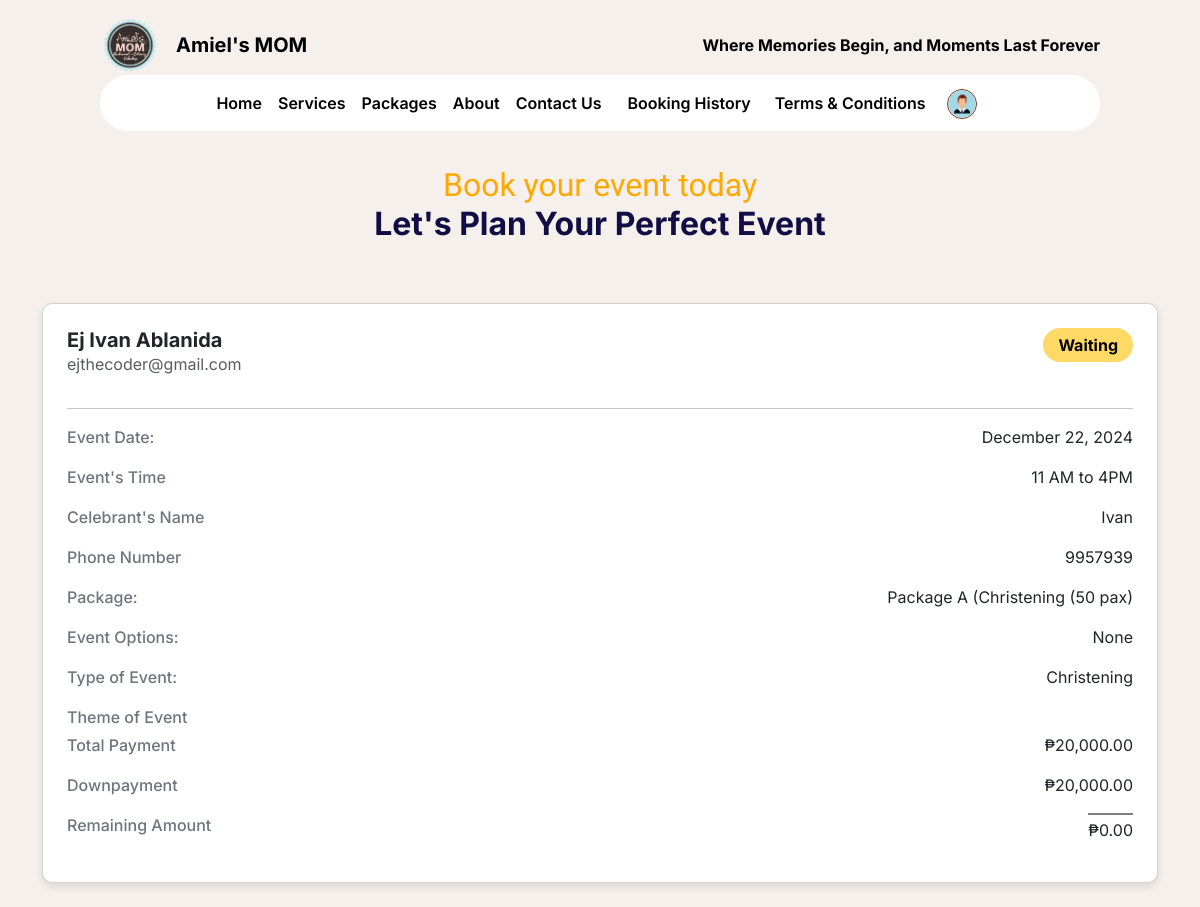
Before: /features/users/web/appointment.php (signed in) with the older database file.
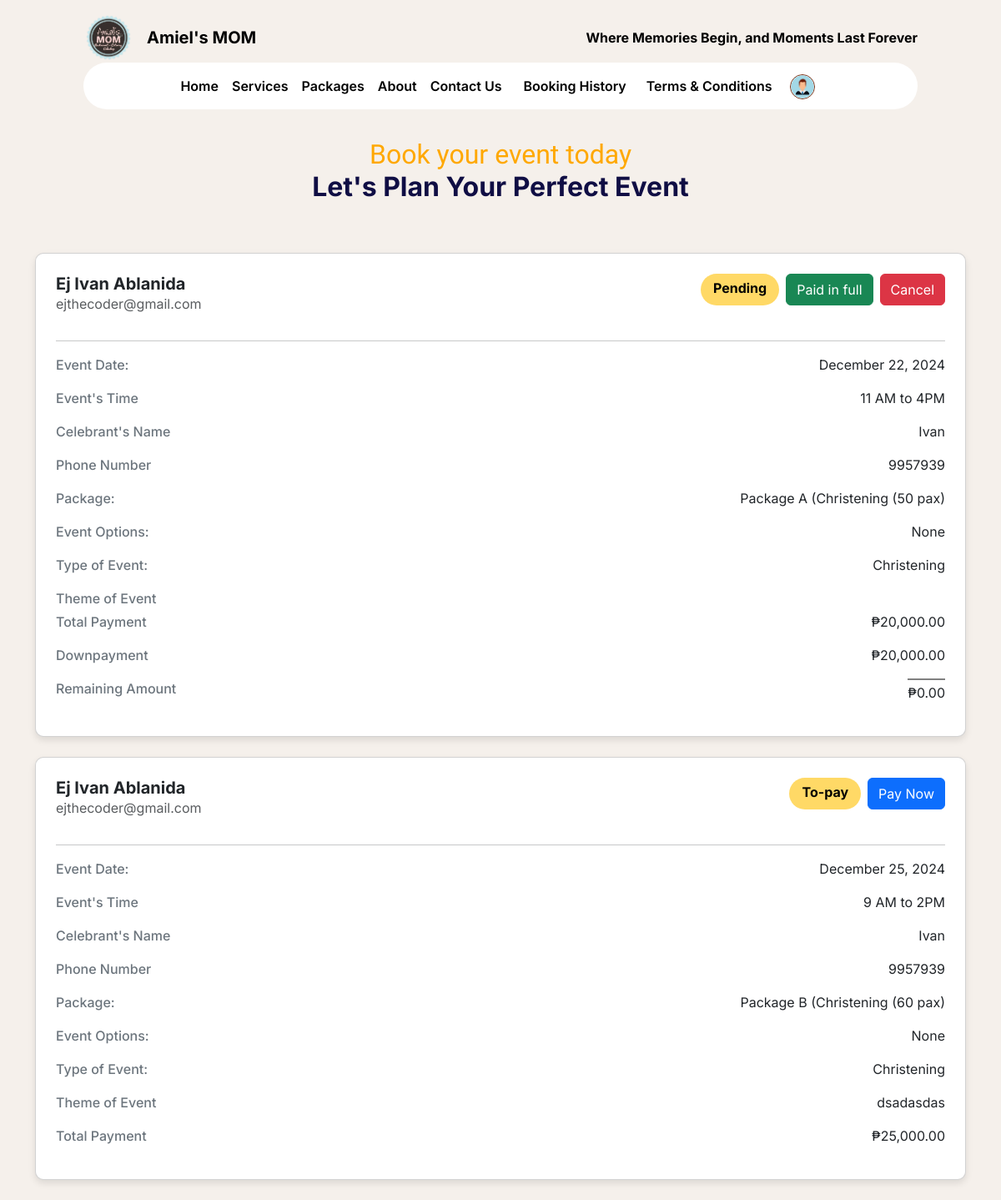
After: the same page with the newer database file.
### tables this page shows
CREATE TABLE `booking` (
  `id` int(11) NOT NULL,
  `status` enum('To-pay','Pending','Waiting','On-going','Finished','Cancel-pending','Cancel') NOT NULL,
  `full_name` varchar(255) NOT NULL,
  `celebrants_name` varchar(255) DEFAULT NULL,
  `email` varchar(255) NOT NULL,
  `phone_number` varchar(15) DEFAULT NULL,
  `events_date` varchar(255) DEFAULT NULL,
  `guest_count` int(11) DEFAULT NULL,
  `event_duration` int(11) DEFAULT NULL,
  `event_starttime` int(11) DEFAULT NULL,
  `event_endtime` int(11) DEFAULT NULL,
  `event_type` varchar(255) DEFAULT NULL,
  `event_package` varchar(255) DEFAULT NULL,
  `event_options` text DEFAULT NULL,
  `cost` decimal(10,2) DEFAULT 0.00,
  `cancel_reason` text DEFAULT NULL,
  `payment_image` varchar(255) DEFAULT NULL,
  `reference_no` varchar(100) DEFAULT NULL,
  `payment_amount` decimal(10,2) NOT NULL,
  `status_paid` tinyint(1) DEFAULT 0,
  `beef_dish` varchar(255) DEFAULT NULL,
  `pork_dish` varchar(255) DEFAULT NULL,
  `chicken_dish` varchar(255) DEFAULT NULL,
  `pasta_dish` varchar(255) DEFAULT NULL,
  `dessert_dish` varchar(255) DEFAULT NULL,
  `fish_dish` varchar(255) DEFAULT NULL,
  `drinks_dish` varchar(255) DEFAULT NULL,
  `created_at` datetime DEFAULT current_timestamp(),
  `gcash_name` varchar(255) NOT NULL,
  `gcash_number` varchar(20) NOT NULL,
  `review_status` int(11) DEFAULT 0,
  `second_payment_amount` varchar(255) DEFAULT NULL,
  `second_reference_no` int(11) DEFAULT NULL,
  `second_payment_image` varchar(255) DEFAULT NULL,
  `add_pax` int(11) NOT NULL DEFAULT 0,
  `corkage_fee` tinyint(1) NOT NULL DEFAULT 0,
  `theme` varchar(255) NOT NULL
);

### features/users/web/appointment.php (the view, shortened to what this page needs)
<?php
    require '../../../db.php';
    $email = $_SESSION['email'];
    $sql = "SELECT * FROM booking WHERE email = ? AND review_status = 0";
    $stmt = $conn->prepare($sql);
    $stmt->bind_param("s", $email);
    $stmt->execute();
    $result = $stmt->get_result();
    $bookings = [];
    while ($row = $result->fetch_assoc()) {
        $bookings[] = $row;
    }
?>
<!DOCTYPE html>
<html lang="en">
<head>
    <link href="https://cdn.jsdelivr.net/npm/bootstrap@5.3.3/dist/css/bootstrap.min.css" rel="stylesheet">
    <link rel="stylesheet" href="../css/appointment.css">
    <link href="https://cdn.jsdelivr.net/npm/fullcalendar@6.1.8/index.global.min.css" rel="stylesheet">
    <link href="https://cdnjs.cloudflare.com/ajax/libs/font-awesome/6.0.0-beta3/css/all.min.css" rel="stylesheet">
</head>
<body>
<div class="navbar-container">
        <div class="col-10 col-md-10">
        <div class="d-flex justify-content-between">
                        <div class="d-flex gap-3">
                            <img src="../../../assets/logo.png" alt="Logo" style="width: 60px; height: 60px;">
                            <h5 class="text-black d-flex align-items-center fw-bold mb-0">Amiel's MOM</h5>
                        </div>
                        <div class="d-flex align-items-center">
                        <p class="mb-0 text-black fw-bold w-100 d-flex">Where Memories Begin, and Moments Last Forever</p>
                        </div>
                    </div>
                <nav class="navbar navbar-expand-lg navbar-light">
                    <div class="container">
                        <div class="collapse navbar-collapse justify-content-center align-items-center" id="navbarNav">
                            <ul class="navbar-nav d-flex align-items-center ">
                                <li class="nav-item">
                                    <a class="nav-link" href="../../../index.php">Home</a>
                                </li>
                                <li class="nav-item">
                                    <a class="nav-link" href="../../../index.php#our-services">Services</a>
                                </li>
                                <li class="nav-item">
                                    <a class="nav-link" href="packages.php">Packages</a>
                                </li>
                                <li class="nav-item">
                                    <a class="nav-link" href="about_us.php">About</a>
                                </li>
                                <li class="nav-item">
                                    <a class="nav-link" href="contact_us.php">Contact Us</a>
                                </li>
                                <div class="d-flex gap-2 navbar-btn">
                                <?php if ($email): ?>
                                <li class="nav-item">
                                    <a class="nav-link" href="history.php">Booking History</a>
                                </li>
                                <li class="nav-item">
                                    <a class="nav-link" href="terms_condition.php">Terms & Conditions</a>
                                </li>
                                <div class="dropdown second-dropdown d-flex align-items-center">
                                <button class="btn" type="button" id="dropdownMenuButton2"
                                        data-bs-toggle="dropdown" aria-expanded="false" style="padding: 0; margin-top: 2px;">
                                    <img src="../../../assets/profile/user.png" alt="Profile Image" class="profile" style="width: 30px; height: 30px; margin-left: 5px; margin-right: 5px;">
                                </button>
                            </div>
                        <?php endif; ?>
                            </div>
                            </ul>
                        </div>
                    </div>
                </nav>
        </div>
    </div>
    <section class="body">
    <p class="calendar-title text-center mb-0">Book your event today</p>
    <h3 class="text-center calendar-h3">Let's Plan Your Perfect Event</h3>
    <div class="container">
    <?php if (!empty($bookings)): ?>
    <?php foreach ($bookings as $booking): ?>
        <div class="card p-4 mb-4">
            <div class="d-flex justify-content-between align-items-start mb-3">
                <div>
                    <h5 class="card-title mb-0"><?php echo htmlspecialchars($booking['full_name']); ?></h5>
                    <p class="card-text text-muted"><?php echo htmlspecialchars($booking['email']); ?></p>
                </div>
                <div class="d-flex gap-2">
                    <span class="status-badge <?php echo strtolower($booking['status']) === 'cancel' ? 'bg-danger text-white' : (strtolower($booking['status']) === 'cancel-pending' ? 'bg-warning text-black text-bold' : ''); ?>">
                        <?php echo strtolower($booking['status']) === 'cancel' ? 'Cancelled' : (strtolower($booking['status']) === 'cancel-pending' ? 'Refund on Pending' : htmlspecialchars($booking['status'])); ?>
                    </span>
                    <?php if ($booking['status'] === 'To-pay'): ?>
                        <?php if ($booking['status_paid'] != 1): ?>
                            <button type="button" class="btn btn-primary" data-bs-toggle="modal" data-bs-target="#payNowModal-<?php echo $booking['id']; ?>">
                                Pay Now
                            </button>
                        <?php endif; ?>
                    <?php endif; ?>
                    <?php if ($booking['status'] === 'Pending'): ?>
                        <?php
                        $cost = $booking['cost'];
                        $min_payment = $cost * 0.5;
                        $payment_amount = $booking['payment_amount'];
                        ?>
                         <?php if ($payment_amount < $min_payment): ?>
                            <span class="btn btn-success">Paid half</span>
                        <?php elseif ($payment_amount == $cost): ?>
                            <span class="btn btn-success">Paid in full</span>
                        <?php else: ?>
                            <button type="button" class="btn btn-primary" data-bs-toggle="modal" data-bs-target="#payInFullModal-<?php echo $booking['id']; ?>">
                                Pay in full
                            </button>
                        <?php endif; ?>
                         <button type="button" class="btn btn-danger" data-bs-toggle="modal" data-bs-target="#cancelModal-<?php echo $booking['id']; ?>">
                                Cancel
                            </button>
                    <?php endif; ?>
                </div>
            </div>
            <hr>
            <div class="card-body p-0">
                <div class="d-flex justify-content-between">
                        <p class="mb-1"><span class="info-label">Event Date:</span></p>
                        <p><?php echo (new DateTime($booking['events_date']))->format('F j, Y'); ?></p>
                    </div>
                <div class="d-flex justify-content-between">
                    <p class="mb-1"><span class="info-label">Event's Time</span></p>
                    <p><?php echo htmlspecialchars($booking['event_starttime']); ?> AM to <?php echo htmlspecialchars($booking['event_endtime']); ?>PM</p>
                </div>
                <div class="d-flex justify-content-between">
                    <p class="mb-1"><span class="info-label">Celebrant's Name</span></p>
                    <p><?php echo htmlspecialchars($booking['celebrants_name']); ?></p>
                </div>
                <div class="d-flex justify-content-between">
                    <p class="mb-1"><span class="info-label">Phone Number</span></p>
                    <p><?php echo htmlspecialchars($booking['phone_number']); ?></p>
                </div>
                <div class="d-flex justify-content-between">
                    <p class="mb-1"><span class="info-label">Package:</span></p>
                    <p><?php echo htmlspecialchars($booking['event_package']); ?></p>
                </div>
                <div class="d-flex justify-content-between">
                    <p class="mb-1"><span class="info-label">Event Options:</span></p>
                    <p><?php echo htmlspecialchars($booking['event_options']); ?></p>
                </div>
                <div class="d-flex justify-content-between">
                    <p class="mb-1"><span class="info-label">Type of Event:</span></p>
                    <p><?php echo htmlspecialchars($booking['event_type']); ?></p>
                </div>
                <div class="d-flex justify-content-between">
                    <p class="mb-1"><span class="info-label">Theme of Event</span></p>
                    <p><?php echo htmlspecialchars($booking['theme']); ?></p>
                </div>
                <div class="d-flex justify-content-between">
                    <p class="mb-1"><span class="info-label">Total Payment</span></p>
                    <p>₱<?php echo number_format(htmlspecialchars($booking['cost']), 2); ?></p>
                </div>
                <?php if (!empty($booking['payment_amount']) && !empty($booking['reference_no'])): ?>
                    <div class="d-flex justify-content-between">
                        <p class="mb-1"><span class="info-label">Downpayment</span></p>
                        <p>₱<?php echo number_format($booking['payment_amount'], 2); ?></p>
                    </div>
                    <div class="d-flex justify-content-between">
                        <p class="mb-1"><span class="info-label">Remaining Amount</span></p>
                        <p class="remaining">₱<?php echo number_format($booking['cost'] - $booking['payment_amount'], 2); ?></p>
                    </div>
                <?php endif; ?>
            </div>
        </div>
    <?php endforeach; ?>
<?php else: ?>
    <p>No bookings found.</p>
<?php endif; ?>
</div>
</section>
</html>

### features/users/css/appointment.css (style rules this page uses)
* { font-family: "Inter", sans-serif; font-optical-sizing: auto; font-style: normal; }
:root { --button-color: #FFA800; --background-color: #F5F0EB; --blue-color: #100E44; }
body { background-color: var(--background-color); }
.navbar-btn { margin: 10px; }
.navbar-container { width: 100%; height: auto; padding: 15px 0 10px 0; display: flex; justify-content: center; margin: auto; }
.navbar { background-color: #fff; border-radius: 50px; margin: auto; padding: 0; border: none; }
.navbar .profile { width: 50px; height: 50px; border-radius: 50%; border: 1px solid #7A3015; }
.navbar a { color: #000; font-weight: 14px; line-height: 20px; font-weight: 600; }
.dropdown button { border: none !important; background-color: transparent !important; }
.calendar-title { font-family: "Italianno", cursive; font-weight: 400; font-size: 32px; color: var(--button-color); margin-top: 2%; text-align: center; line-height: 40px; }
.calendar-h3 { font-family: "Inter", sans-serif; font-weight: 700; font-size: 32px; margin-bottom: 5%; color: #100E44; line-height: 38px; }
.card { width: 100%; border-radius: 10px; box-shadow: 0 4px 8px rgba(0, 0, 0, 0.1); }
.card-title { font-weight: bold; }
.status-badge { background-color: #FFD966; color: #000; font-weight: bold; border-radius: 20px; padding: 5px 15px; }
.card-text { margin: 0; }
.info-label { color: #6c757d; font-weight: 500; }
.remaining { border-top: 2px solid #808080 !important; padding-top: 3px; }

Changed rows visible on the page:
changed booking "Package A (Christening (50 pax)": status "Waiting" → "Pending"; now shows "Paid in full Cancel"
added booking: full_name "Ej Ivan Ablanida", email "ejthecoder@gmail.com", status "To-pay", events_date "December 25, 2024", event_starttime "9", event_endtime "2", celebrants_name "Ivan", phone_number "9957939", event_package "Package B (Christening (60 pax)", event_options "None", event_type "Christening", theme "dsadasdas", cost "25,000.00"
